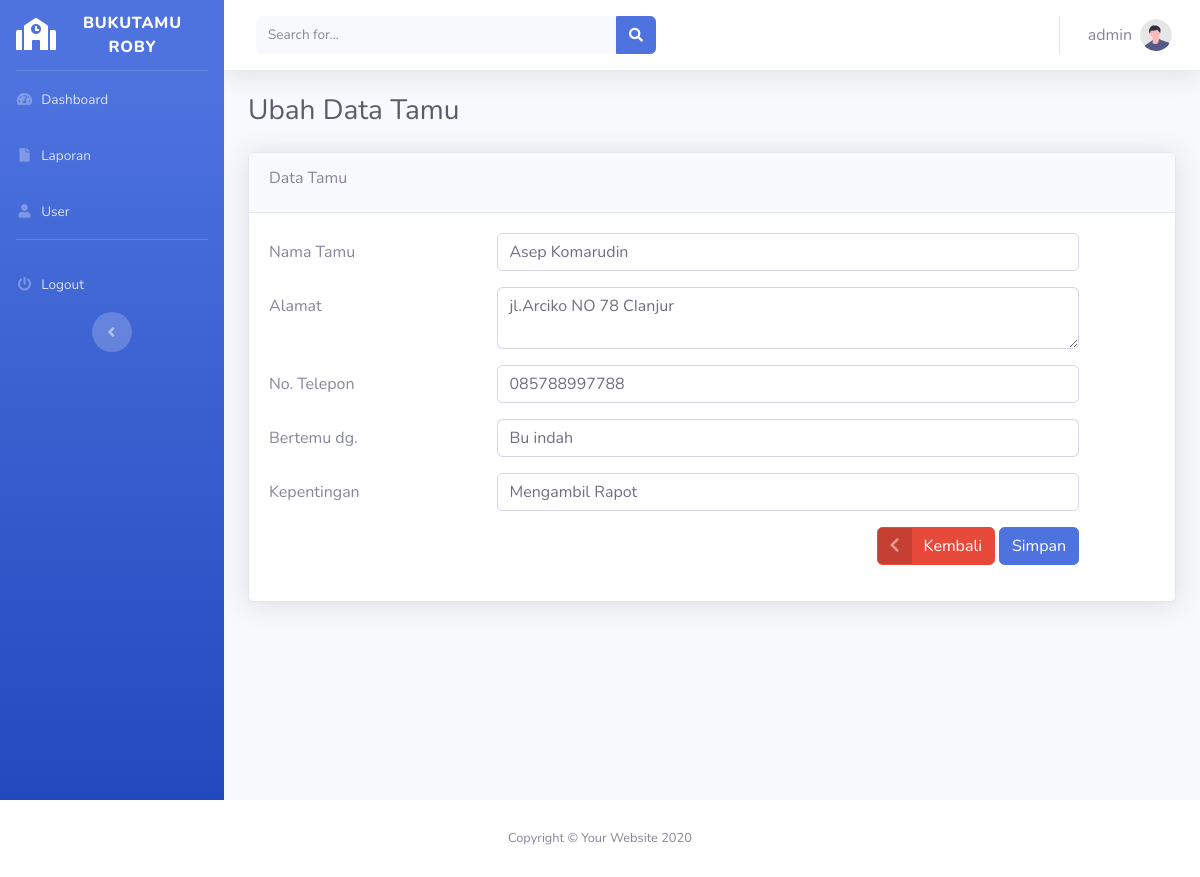
The app's page /edit-tamu.php?id=00002 (signed in) with its own data.
### tables this page shows
CREATE TABLE `tabel_buku_tamu` (
  `id_tamu` varchar(5) NOT NULL,
  `tanggal` date NOT NULL,
  `nama_tamu` varchar(100) NOT NULL,
  `alamat` text NOT NULL,
  `no_hp` varchar(13) NOT NULL,
  `bertemu` varchar(100) NOT NULL,
  `kepentingan` varchar(100) NOT NULL
);

### function.php (called while the page is built, shortened)
<?php
require_once('koneksi.php');
function query($query)
{
    global $koneksi;
    $result = mysqli_query($koneksi, $query);
    $rows = [];
    while ($row = mysqli_fetch_assoc($result)) {
        $rows[] = $row;
    }
    return $rows;
}

### edit-tamu.php (the view, shortened to what this page needs)
<?php
include_once('templates/header.php');
require_once('function.php');
if (isset($_GET['id'])) {
    $id_tamu = $_GET['id'];
    $data = query("SELECT * FROM tabel_buku_tamu WHERE id_tamu ='$id_tamu'")[0];
}
?>
<div class="container-fluid">
    <h1 class="h3 mb-4 text-gray-800">Ubah Data Tamu</h1>
    <div class="card shadow mb-4">
        <div class="card-header py-3">
            <h6>Data Tamu</h6>
        </div>
        <div class="card-body">
            <form method="post" action="">
                <div class="form-group row">
                    <label for="nama_tamu" class="col-sm-3 col-form-label">Nama Tamu</label>
                    <div class="col-sm-8">
                        <input type="text" class="form-control" id="nama_tamu" name="nama_tamu" value="<?= $data['nama_tamu'] ?>">
                    </div>
                </div>
                <div class="form-group row">
                    <label for="alamat" class="col-sm-3 col-form-label">Alamat</label>
                    <div class="col-sm-8">
                        <textarea class="form-control" id="alamat" name="alamat"><?= $data['alamat'] ?></textarea>
                    </div>
                </div>
                <div class="form-group row">
                    <label for="no_hp" class="col-sm-3 col-form-label">No. Telepon</label>
                    <div class="col-sm-8">
                        <input type="text" class="form-control" id="no_hp" name="no_hp" value="<?= $data['no_hp'] ?>">
                    </div>
                </div>
                <div class="form-group row">
                    <label for="bertemu" class="col-sm-3 col-form-label">Bertemu dg. </label>
                    <div class="col-sm-8">
                        <input type="text" class="form-control" id="bertemu" name="bertemu" value="<?= $data['bertemu'] ?>">
                    </div>
                </div>
                <div class="form-group row">
                    <label for="kepentingan" class="col-sm-3 col-form-label">Kepentingan</label>
                    <div class="col-sm-8">
                        <input type="text" class="form-control" id="kepentingan" name="kepentingan" value="<?= $data['kepentingan'] ?>">
                    </div>
                </div>
                <div class="form-group row">
                    <label for="" class="col-sm-3 col-form-label"></label>
                    <div class="col-sm-8 d-flex justify-content-end">
                        <div>
                            <a type="button" class="btn btn-danger btn-icon-split" href="buku-tamu.php">
                                <span class="icon text-white-50">
                                    <i class="fas fa-chevron-left"></i>
                                </span>
                                <span class="text">Kembali</span>
                            </a>
                            <button type="submit" name="simpan" class="btn btn-primary">Simpan</button>
                        </div>
                    </div>
                </div>
            </form>
        </div>
    </div>
</div>
</div>
</div>
<?php
include_once('templates/footer.php');
?>

### records on screen
tabel_buku_tamu: nama_tamu "Asep Komarudin", alamat "jl.Arciko NO 78 CIanjur", no_hp "085788997788", bertemu "Bu indah", kepentingan "Mengambil Rapot"

### other values on screen
$_SESSION['username'] "admin"
